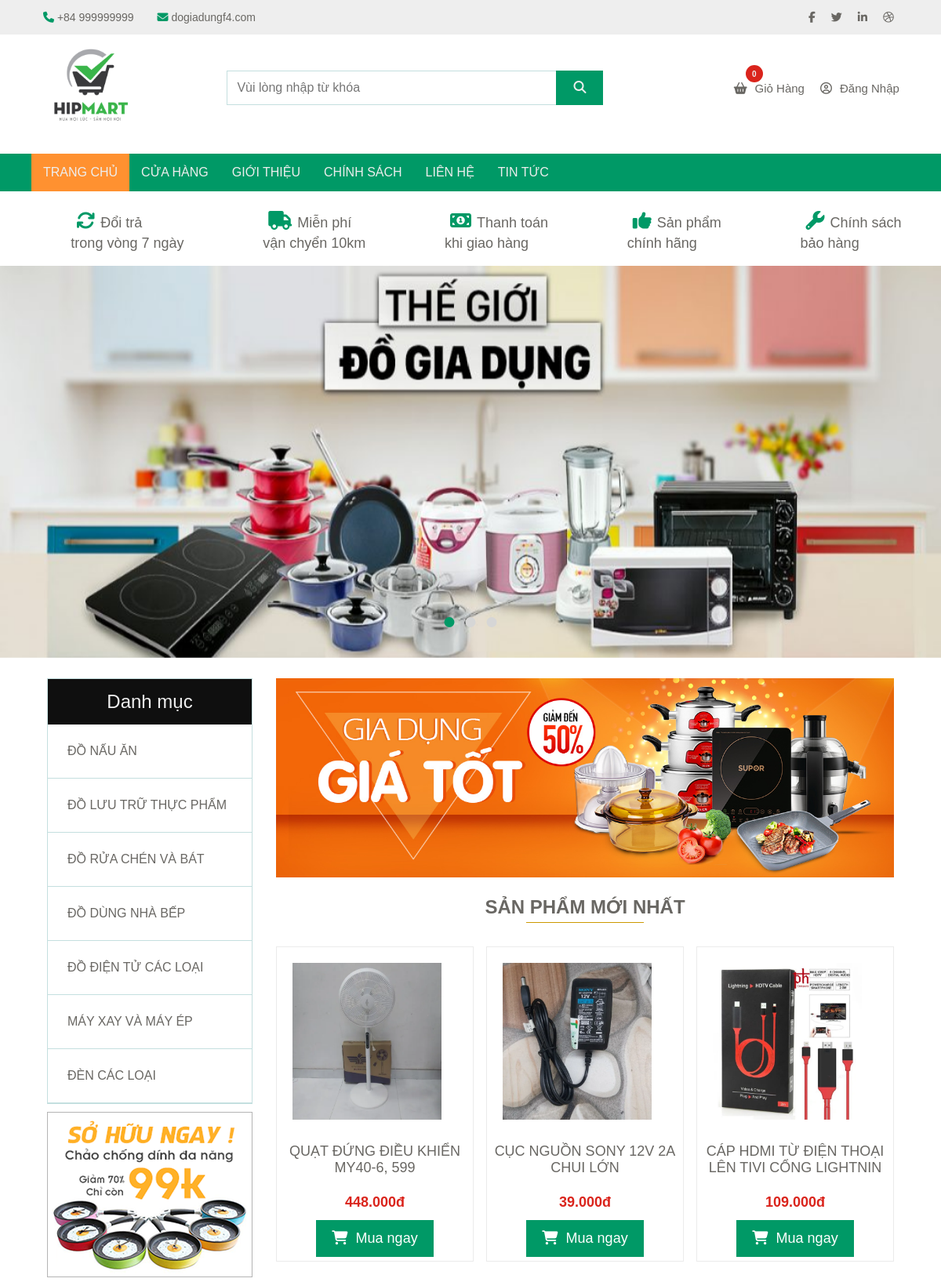
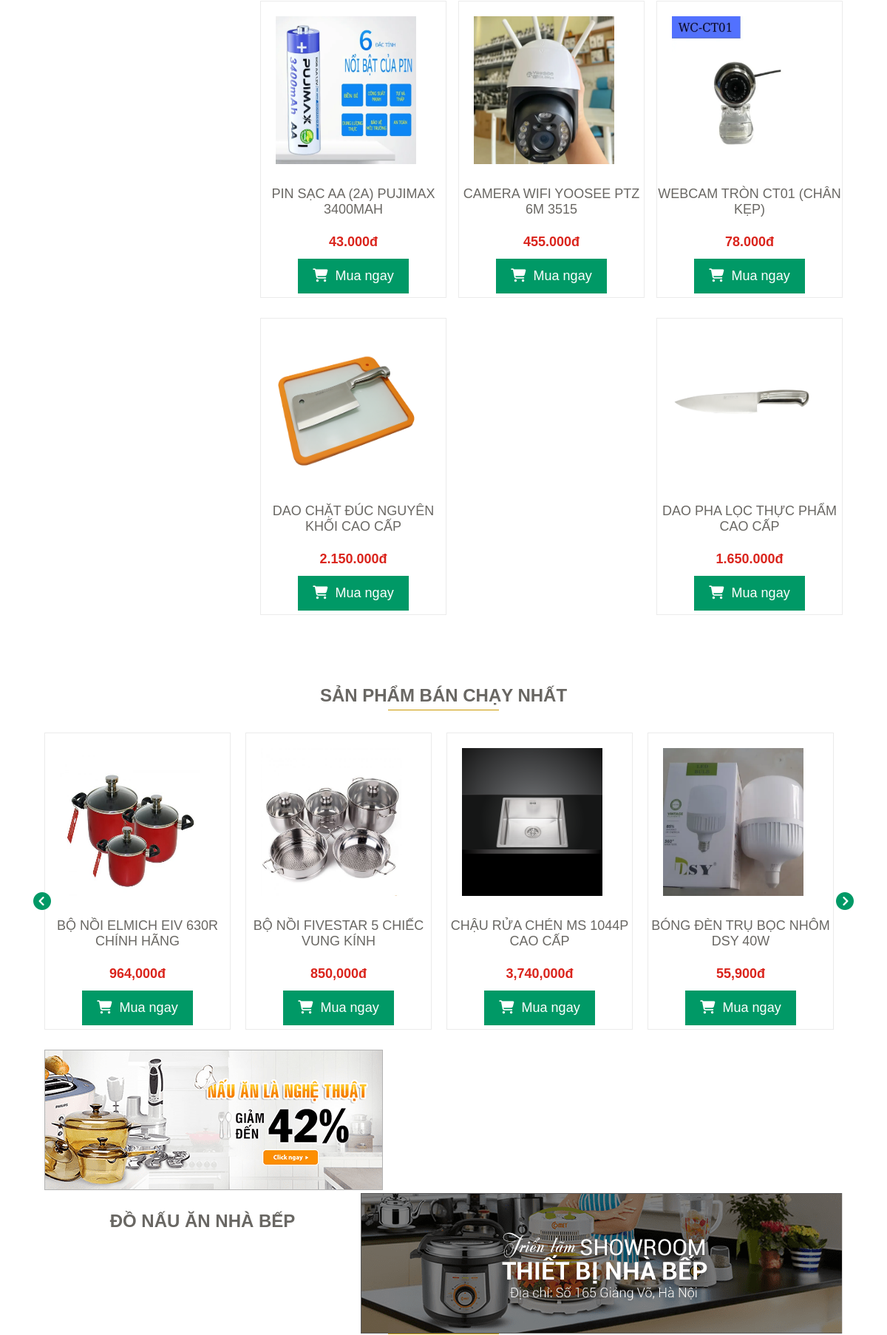
The app's page /Webdogiadung/index.php (upper part) with its own data (2 pictures, top to bottom).
### tables this page shows
CREATE TABLE `categorys` (
  `CategoryID` int(11) NOT NULL,
  `Catename` varchar(45) NOT NULL,
  `Status` bit(5) NOT NULL,
  `TypeID` int(11) NOT NULL,
  `Description` varchar(100) NOT NULL
);

CREATE TABLE `products` (
  `ProductID` int(11) NOT NULL,
  `Name` varchar(45) NOT NULL,
  `price` float NOT NULL,
  `Status` bit(5) NOT NULL,
  `CategoryID` int(11) NOT NULL,
  `Description` varchar(500) NOT NULL,
  `Image` varchar(50) NOT NULL,
  `Creatdate` timestamp NULL DEFAULT current_timestamp(),
  `Totalbuy` float NOT NULL
);

### Webdogiadung/index.php (the view, shortened to what this page needs)
<?php
include_once('Header.php');
include('toast.php');
?>
<?php
include_once('Menu.php');
?>
<section id="slider_top">
    <div class="slider_container">
        <ul class="slider">
            <li><i class="fa fa-refresh"></i><span>Đổi trả <br>trong vòng 7 ngày</span></li>
            <li><i class="fa fa-truck"></i><span>Miễn phí <br>vận chyển 10km</span></li>
            <li><i class="fa fa-money"></i><span>Thanh toán <br>khi giao hàng</span></li>
            <li><i class="fa fa-thumbs-up"></i><span>Sản phẩm <br>chính hãng</span></li>
            <li><i class="fa fa-wrench"></i><span>Chính sách <br>bảo hàng</span></li>
        </ul>
    </div>
</section>
<?php
include_once('Banner.php');
?>
<section id="main_conten ">
    <div class="container_main">
        <div class="left_menu wow fadeInLeft">
            <?php
            include_once('Category.php');
            ?>
            <div class="img_left">
                <img src="./Image/Product/thum1.jpg" alt="">
            </div>
        </div>
        <?php
        require_once 'Ketnoi.php';
        $sql = "SELECT * FROM products ORDER BY Creatdate DESC LIMIT 8";
        $result = mysqli_query($conn, $sql);
        if ($result && mysqli_num_rows($result) > 0) {
            echo '<div class="product wow fadeInDown">';
            echo '<img src="./Image/Banner/ma-giam-gia-adayroi-do-gia-dung.jpg" width="100%" alt="">';
            echo '<div class="product_highly">';
            echo '<div class="product_title">';
            echo '<h3>Sản phẩm mới nhất</h3>';
            echo '</div>';
            echo '<div class="product_cart wow fadeInDown">';
            while ($row = mysqli_fetch_assoc($result)) {
                $tensanpham = $row["Name"];
                $image = $row['Image'];
                $gia = $row['price'];
                echo '<div class="cart_item">';
                echo '<img src="./Image/Product/' . $image . '" alt="' . $tensanpham . '">';
                echo '<a href="product_deltail.php?ProductID=' . $row["ProductID"] . '">' . $tensanpham . '</a><br>';
                echo '<span>' . number_format($gia,0,'.','.') . 'đ</span>';
                echo '<a class="add" href="cart.php?ProductID=' . $row["ProductID"] . '"><i class="fa fa-shopping-cart"></i>Mua ngay</a>';
                echo '</div>';
            }
            echo '</div>';
            echo '</div>';
            echo '</div>';
        } else {
            echo "Không tìm thấy sản phẩm nào.";
        }
        ?>
    </div>
    <div class="Banner_main wow fadeInDown">
    </div>
    <?php include('sanphambanchay.php') ?>
    <?php include('banner_banchay.php') ?>
    <?php include('sanphamnoi.php') ?>
</section>
<?php
include_once('Footer.php');
?>

### Webdogiadung/Category.php (shortened to what this page needs)
<div class="category">
                    <h2>Danh mục </h2>
                    <ul class="categories_item">
                        <?php
                            require_once 'Ketnoi.php';
                            $sql = "SELECT * FROM `categorys`";
                            $query = mysqli_query($conn, $sql);
                            foreach ($query as $r) {
                            ?>
                                <li><a  href="product.php?CategoryID=<?php echo $r["CategoryID"] ?> "><?php echo $r["Catename"] ?></a></li>
                            <?php
                            }
                        ?>
                    </ul>
                </div>

### Webdogiadung/sanphambanchay.php
<div class="new">
                <div class="product_new ">
                    <div class="product_title">
                        <h3>Sản phẩm Bán chạy nhất</h3>
                    </div>
                    <div class="product_newcart owl-carousel owl-theme wow fadeInDown">
                        <?php
                        require_once('Ketnoi.php');
                        $sql = 'SELECT * FROM products ORDER BY Totalbuy DESC LIMIT 10';
                        $result = mysqli_query($conn, $sql);
                        if ($result && mysqli_num_rows($result) > 0) {
                            while ($row = mysqli_fetch_assoc($result)) {
                                $tensanpham = $row["Name"];
                                $image = $row['Image'];
                                $gia = $row['price'];
                        ?>
                            <div class=" cart_item ">
                                <img src="./Image/Product/<?php echo $image; ?>" alt="<?php echo $tensanpham; ?>">
                                <a href="product_deltail.php?ProductID=<?php echo $row["ProductID"] ?>"><?php echo $tensanpham; ?></a> <br>
                                <span><?php echo number_format($gia); ?>đ</span>
                                <a class="add" href="cart.php?ProductID=<?php echo $row["ProductID"]?>"><i class="fa fa-shopping-cart"></i>Mua ngay</a>
                            </div>
                        <?php
                            }
                        } else {
                            echo "Không tìm thấy sản phẩm bán chạy nào.";
                        }
                        ?>
                    </div>
                </div>
            </div>

### Webdogiadung/Css/style.css (style rules this page uses)
body { padding: 0; margin: 0; box-sizing: border-box; font-family: 'Quicksand', sans-serif; }
.slider { display: flex; justify-content: space-around; align-items: center; flex-wrap: wrap; list-style: none; font-size: 18px; color: #696763; }
.slider li i { margin: 7px; color: #009966; font-size: 24px; }
.container_main { display: flex; justify-content: space-between; align-items: stretch; gap: 30px; margin-top: 26px; overflow: hidden; }
.category { width: 260px; border: 1px solid #c4dfdf; margin-left: 60px; padding: 0; }
.category h2 { width: 100%; text-align: center; background-color: #0f0f0f; margin: 0; padding: 15px; font-size: 24px; box-sizing: border-box; overflow: hidden; color: #eeeeee; font-weight: 100; }
.categories_item { margin: 0; box-sizing: border-box; overflow: hidden; width: 100%; padding: 0; }
.categories_item li a { text-decoration: none; color: #696763; text-align: center; font-size: 16px; text-transform: uppercase; }
.categories_item li { list-style: none; width: 100%; overflow: hidden; margin: 0; padding: 25px; border-bottom: 1px solid #c4dfdf; }
.product { flex-grow: 1; padding-right: 60px; height: auto; margin: 0; }
.product img { display: flex; align-items: center; justify-content: center; }
.product_title { position: relative; }
.product_title h3 { text-align: center; text-transform: uppercase; font-size: 24px; color: #696763; }
.product_cart { display: flex; justify-content: space-between; align-items: center; gap: 10px; flex-wrap: wrap; flex-direction: row; float: left; }
.img_left { margin-left: 60px; margin-top: 10px; }
.cart_item { border: 1px solid #ebebeb; height: 400px; text-align: center; display: block; width: 250px; margin-bottom: 17px; overflow: hidden; transition: box-shadow 0.3s ease-in-out; }
.cart_item img { width: 190px; overflow: hidden; height: 200px; display: flex; justify-content: center; padding: 20px; transition: transform 0.3s ease-in-out; align-items: center; }
.cart_item a i { margin-right: 10px; }
.cart_item a { text-decoration: none; font-size: 18px; color: #696763; text-transform: uppercase; display: block; align-items: center; text-align: center; margin: 5px 0; padding-top: 5px; }
.cart_item span { color: #da241c; font-size: 18px; text-align: center; font-weight: 600; }
.cart_item .add { background-color: #009966; width: 60%; box-sizing: border-box; padding: 13px; text-transform: none; color: #fff; text-align: center; margin: 0 auto; margin-top: 12px; margin-bottom: 10px; }
.Banner_main { max-width: 100%; margin: 30px 60px; }
.product_new { margin-right: 60px; margin-left: 60px; }
.product_newcart { display: flex; justify-content: space-around; align-items: flex-start; gap: 20px; flex-wrap: wrap; }
.product_title h3::after { content: ""; display: block; width: 150px; clear: both; margin: 10px auto 30px; border-bottom: 1px solid #cc9900; margin-top: 5px; }

### records on screen
categorys: Catename "ĐỒ NẤU ĂN"
categorys: Catename "ĐỒ LƯU TRỮ THỰC PHẨM"
categorys: Catename "ĐỒ RỬA CHÉN VÀ BÁT"
categorys: Catename "ĐỒ DÙNG NHÀ BẾP"
categorys: Catename "ĐỒ ĐIỆN TỬ CÁC LOẠI"
categorys: Catename "MÁY XAY VÀ MÁY ÉP"
categorys: Catename "ĐÈN CÁC LOẠI"
products: Image (picture), Name "QUẠT ĐỨNG ĐIỀU KHIỂN MY40-6, 599", price "448.000"
products: Image (picture), Name "CỤC NGUỒN SONY 12V 2A CHUI LỚN", price "39.000"
products: Image (picture), Name "CÁP HDMI TỪ ĐIỆN THOẠI LÊN TIVI CỔNG LIGHTNIN", price "109.000"
products: Image (picture), Name "PIN SẠC AA (2A) PUJIMAX 3400MAH", price "43.000"
products: Image (picture), Name "CAMERA WIFI YOOSEE PTZ 6M 3515", price "455.000"
products: Image (picture), Name "WEBCAM TRÒN CT01 (CHÂN KẸP)", price "78.000"
products: Image (picture), Name "DAO CHẶT ĐÚC NGUYÊN KHỐI CAO CẤP", price "2.150.000"
products: Image (picture), Name "DAO PHA LỌC THỰC PHẨM CAO CẤP", price "1.650.000"
products: Image (picture), Name "BỘ NỒI ELMICH EIV 630R CHÍNH HÃNG", price "964,000"
products: Image (picture), Name "BỘ NỒI FIVESTAR 5 CHIẾC VUNG KÍNH", price "850,000"
products: Image (picture), Name "CHẬU RỬA CHÉN MS 1044P CAO CẤP", price "3,740,000"
products: Image (picture), Name "BÓNG ĐÈN TRỤ BỌC NHÔM DSY 40W", price "55,900"

### other values on screen
totalItems($cart) "0"
